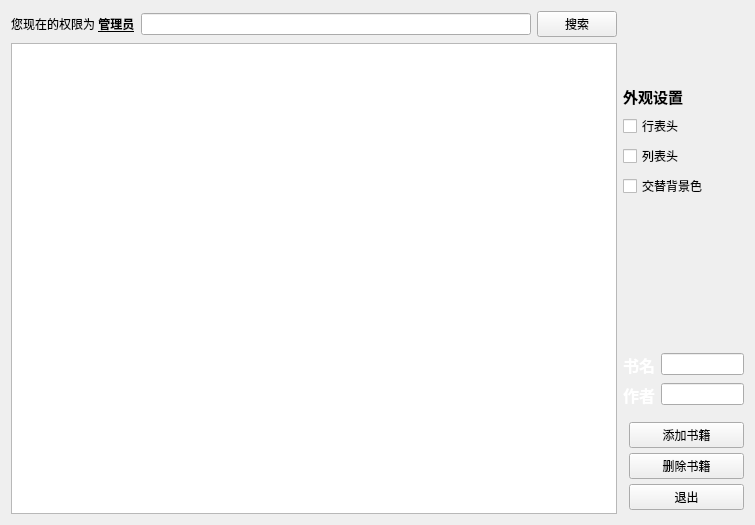
<?xml version="1.0" encoding="UTF-8"?>
<ui version="4.0">
 <class>superviser_mainioeratorfor</class>
 <widget class="QWidget" name="superviser_mainioeratorfor">
  <property name="geometry">
   <rect>
    <x>0</x>
    <y>0</y>
    <width>755</width>
    <height>525</height>
   </rect>
  </property>
  <property name="windowTitle">
   <string>Form</string>
  </property>
  <property name="windowIcon">
   <iconset resource="res.qrc">
    <normaloff>:/Book.png</normaloff>:/Book.png</iconset>
  </property>
  <layout class="QHBoxLayout" name="horizontalLayout_4" stretch="5,1">
   <item>
    <layout class="QVBoxLayout" name="verticalLayout_4">
     <item>
      <layout class="QHBoxLayout" name="horizontalLayout_3">
       <item>
        <widget class="QLabel" name="label">
         <property name="text">
          <string>&lt;html&gt;&lt;head/&gt;&lt;body&gt;&lt;p&gt;您现在的权限为 &lt;span style=&quot; font-weight:600; text-decoration: underline;&quot;&gt;管理员&lt;/span&gt;&lt;/p&gt;&lt;/body&gt;&lt;/html&gt;</string>
         </property>
        </widget>
       </item>
       <item>
        <layout class="QHBoxLayout" name="horizontalLayout_2">
         <item>
          <widget class="QLineEdit" name="le_explore"/>
         </item>
         <item>
          <widget class="QPushButton" name="bt_explore">
           <property name="text">
            <string>搜索</string>
           </property>
           <property name="icon">
            <iconset resource="res.qrc">
             <normaloff>:/find.png</normaloff>:/find.png</iconset>
           </property>
          </widget>
         </item>
        </layout>
       </item>
      </layout>
     </item>
     <item>
      <widget class="QTableWidget" name="tw_library"/>
     </item>
    </layout>
   </item>
   <item>
    <layout class="QFormLayout" name="formLayout_2">
     <item row="0" column="0" colspan="2">
      <layout class="QHBoxLayout" name="horizontalLayout">
       <item>
        <layout class="QVBoxLayout" name="verticalLayout_3">
         <item>
          <spacer name="verticalSpacer_5">
           <property name="orientation">
            <enum>Qt::Vertical</enum>
           </property>
           <property name="sizeHint" stdset="0">
            <size>
             <width>20</width>
             <height>40</height>
            </size>
           </property>
          </spacer>
         </item>
         <item>
          <widget class="QLabel" name="label_3">
           <property name="text">
            <string>&lt;html&gt;&lt;head/&gt;&lt;body&gt;&lt;p&gt;&lt;span style=&quot; font-size:11pt; font-weight:600;&quot;&gt;外观设置&lt;/span&gt;&lt;/p&gt;&lt;/body&gt;&lt;/html&gt;</string>
           </property>
          </widget>
         </item>
         <item>
          <widget class="QCheckBox" name="ckb_rowhead">
           <property name="text">
            <string>行表头</string>
           </property>
          </widget>
         </item>
         <item>
          <widget class="QCheckBox" name="ckb_columnhead">
           <property name="text">
            <string>列表头</string>
           </property>
          </widget>
         </item>
         <item>
          <widget class="QCheckBox" name="ckb_color">
           <property name="text">
            <string>交替背景色</string>
           </property>
          </widget>
         </item>
         <item>
          <spacer name="verticalSpacer">
           <property name="orientation">
            <enum>Qt::Vertical</enum>
           </property>
           <property name="sizeHint" stdset="0">
            <size>
             <width>20</width>
             <height>40</height>
            </size>
           </property>
          </spacer>
         </item>
         <item>
          <spacer name="verticalSpacer_3">
           <property name="orientation">
            <enum>Qt::Vertical</enum>
           </property>
           <property name="sizeHint" stdset="0">
            <size>
             <width>20</width>
             <height>40</height>
            </size>
           </property>
          </spacer>
         </item>
        </layout>
       </item>
      </layout>
     </item>
     <item row="1" column="0" colspan="2">
      <layout class="QFormLayout" name="formLayout">
       <item row="0" column="0">
        <widget class="QLabel" name="lb_bookname">
         <property name="text">
          <string>&lt;html&gt;&lt;head/&gt;&lt;body&gt;&lt;p&gt;&lt;span style=&quot; font-size:12pt; font-weight:600; color:#ffffff;&quot;&gt;书名&lt;/span&gt;&lt;/p&gt;&lt;/body&gt;&lt;/html&gt;</string>
         </property>
        </widget>
       </item>
       <item row="0" column="1">
        <widget class="QLineEdit" name="le_bookname"/>
       </item>
       <item row="1" column="0">
        <widget class="QLabel" name="lb_author">
         <property name="text">
          <string>&lt;html&gt;&lt;head/&gt;&lt;body&gt;&lt;p&gt;&lt;span style=&quot; font-size:12pt; font-weight:600; color:#ffffff;&quot;&gt;作者&lt;/span&gt;&lt;/p&gt;&lt;/body&gt;&lt;/html&gt;</string>
         </property>
        </widget>
       </item>
       <item row="1" column="1">
        <widget class="QLineEdit" name="le_author"/>
       </item>
      </layout>
     </item>
     <item row="2" column="1">
      <layout class="QVBoxLayout" name="verticalLayout_2" stretch="2,1,1">
       <property name="spacing">
        <number>5</number>
       </property>
       <property name="topMargin">
        <number>9</number>
       </property>
       <property name="rightMargin">
        <number>0</number>
       </property>
       <property name="bottomMargin">
        <number>4</number>
       </property>
       <item>
        <widget class="QPushButton" name="bt_addbook">
         <property name="text">
          <string>添加书籍</string>
         </property>
         <property name="icon">
          <iconset resource="res.qrc">
           <normaloff>:/add.png</normaloff>:/add.png</iconset>
         </property>
        </widget>
       </item>
       <item>
        <widget class="QPushButton" name="bt_d">
         <property name="text">
          <string>删除书籍</string>
         </property>
         <property name="icon">
          <iconset resource="res.qrc">
           <normaloff>:/canso.png</normaloff>:/canso.png</iconset>
         </property>
        </widget>
       </item>
       <item>
        <widget class="QPushButton" name="bt_return">
         <property name="text">
          <string>退出</string>
         </property>
         <property name="icon">
          <iconset resource="res.qrc">
           <normaloff>:/quit.png</normaloff>:/quit.png</iconset>
         </property>
        </widget>
       </item>
      </layout>
     </item>
    </layout>
   </item>
  </layout>
 </widget>
 <resources>
  <include location="res.qrc"/>
 </resources>
 <connections/>
</ui>
